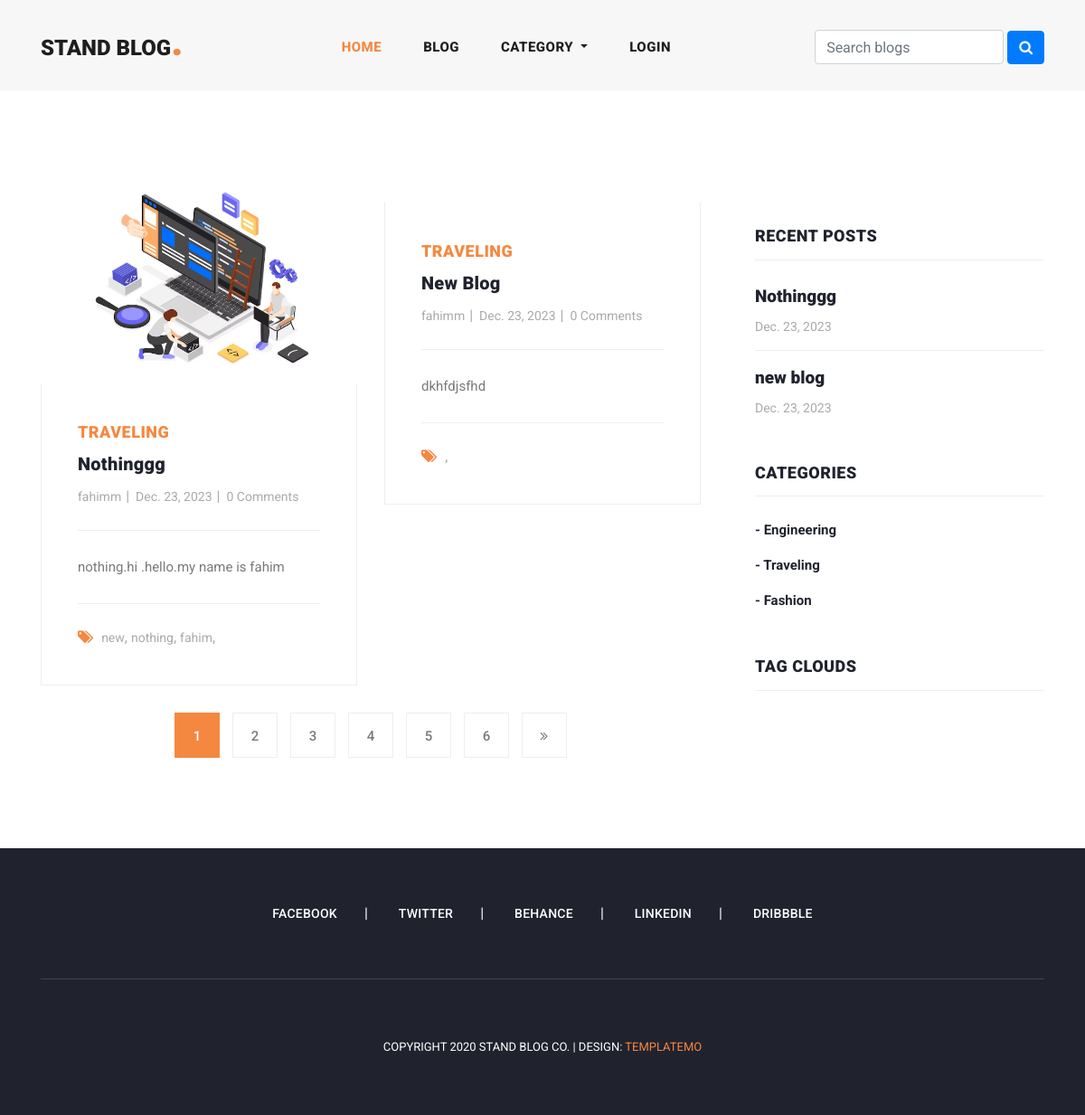
Screenshot of /blogs with the database file from the repository.
### Blog_app/models.py (models this page shows, shortened)
class Blog(models.Model):
    user = models.ForeignKey(User,related_name="user_blogs",on_delete=models.CASCADE)
    category = models.ForeignKey(Category,related_name="category_blogs", on_delete=models.CASCADE)
    tags= models.ManyToManyField(Tag,related_name="tag_blogs",blank=True)
    likes=models.ManyToManyField(User,related_name="user_likes",blank=True)
    title = models.CharField(max_length=50,)
    slug = models.SlugField(null=True,blank=True)
    banner = models.ImageField(upload_to='blog_banners')
    created_date= models.DateField(auto_now_add=True)
    description=models.TextField()

class Category(models.Model):
    title= models.CharField(max_length=50,unique=True)
    slug = models.SlugField(null=True,blank=True)
    created_date= models.DateField(auto_now_add=True)

class Tag(models.Model):
    title= models.CharField(max_length=50,)
    slug = models.SlugField(null=True,blank=True)
    created_date= models.DateField(auto_now_add=True)

### user_profile_app/models.py (models this page shows, shortened)
class User(AbstractUser):
    email = models.EmailField(
        max_length=150,
        unique= True,
        error_messages={
            "unique": "The email must be unique"
        }
    )
    profile_image= models.ImageField(
        null=True,
        blank=True,
        upload_to="profile_images",
    )
    REQUIRED_FIELDS= ["email"]
    objects= CustomUserManager

### Blog_app/views.py (the view)
# urls.py: path('blogs', views.blogs, name='blogs'),
def blogs(request):
    queryset = Blog.objects.order_by('-created_date')
    tags = Tag.objects.order_by('-created_date')
    page= request.GET.get('page',1)
    paginator= Paginator(queryset,2)
    try:
        blogs=paginator.page(page)
    except EmptyPage:
        blogs=paginator.page(1)
    except PageNotAnInteger:
        blogs=paginator.page(1)
        return redirect('blogs')
    context ={
        "blogs":blogs,
        "tags":tags,
        "paginator":paginator
        }
    return render(request,'blogs.html',context)

### Blog_app/context_processors.py (called while the page is built)
def get_all_categories(request):
    categories = Category.objects.all()
    context={"categories":categories}
    return context

### templates/blogs.html (shortened to what this page needs)
{% extends "base.html" %}
{% load static %}
{% block content %}
    <section class="blog-posts grid-system">
      <div class="container">
        <div class="row">
          <div class="col-lg-8">
            <div class="all-blog-posts">
              <div class="row">
                {% for blog in blogs %}
                {% include "blog_card.html" %}
                {% endfor %}
                <div class="col-lg-12">
                  {% include "pagination.html" %}
                </div>
              </div>
            </div>
          </div>
        {% include 'sidebar.html' %}
        </div>
      </div>
    </section>
{% endblock content %}

### templates/blog_card.html
{% load static %}
<div class="col-lg-6">
    <div class="blog-post">
      <div class="blog-thumb">
        <img src="{{blog.banner.url}}" alt="">
      </div>
      <div class="down-content">
        <span>{{blog.category.title}}</span>
        <a href="{% url 'blog_details' blog.slug%}"><h4>{{blog.title}}</h4></a>
        <ul class="post-info">
          <li><a href="#">{{blog.user.username}}</a></li>
          <li><a href="#">{{blog.created_date}}</a></li>
          <li><a href="#">{{blog.blog_comments.all.count}} Comments</a></li>
        </ul>
        <p>{{blog.description|truncatewords:30}}</p>
        <div class="post-options">
          <div class="row">
            <div class="col-lg-12">
              <ul class="post-tags">
                <li><i class="fa fa-tags"></i></li>
                {%if blog.tags.all.count > 0 %}
                {%for tag in blog.tags.all%}
                <li><a href="{% url 'tag_blogs' tag.slug%}">{{tag.title}}</a>,</li>
                {% endfor %}
                {% else %}
                None
                {% endif %}
              </ul>
            </div>
          </div>
        </div>
      </div>
    </div>
  </div>

### templates/sidebar.html (shortened to what this page needs)
<div class="col-lg-4">
    <div class="sidebar">
      <div class="row">
        <div class="col-lg-12">
          <div class="sidebar-item recent-posts">
            <div class="sidebar-heading">
              <h2>Recent Posts</h2>
            </div>
            <div class="content">
              <ul>
                {%for blog in blogs|slice:"4"%}
                <li><a href="{% url 'blog_details' blog.slug%}">
                  <h5>{{blog.title}}</h5>
                  <span>{{blog.created_date}}</span>
                </a></li>
               {% endfor %}
              </ul>
            </div>
          </div>
        </div>
        <div class="col-lg-12">
          <div class="sidebar-item categories">
            <div class="sidebar-heading">
              <h2>Categories</h2>
            </div>
            <div class="content">
              <ul>
                {%for category in categories%}
                <li><a href="{% url 'category_blogs' category.slug %}">- {{category.title}}</a></li>
                {% endfor %}
              </ul>
            </div>
          </div>
        </div>
        <div class="col-lg-12">
          <div class="sidebar-item tags">
            <div class="sidebar-heading">
              <h2>Tag Clouds</h2>
            </div>
          </div>
        </div>
      </div>
    </div>
  </div>

### static/css/templatemo-stand-blog.css (style rules this page uses)
body { font-family: 'Roboto', sans-serif; overflow-x: hidden; text-rendering: optimizeLegibility; -webkit-font-smoothing: antialiased; -moz-osx-font-smoothing: grayscale; }
p { margin-bottom: 0px; font-size: 15px; font-weight: 400; color: #7a7a7a; line-height: 30px; }
a { text-decoration: none!important; }
ul { padding: 0; margin: 0; list-style: none; }
h1,h2,h3,h4,h5,h6 { margin: 0px; }
.blog-posts { margin-top: 100px; }
.blog-posts .blog-post { margin-bottom: 30px; }
.blog-posts .blog-thumb img { width: 100%; overflow: hidden; }
.blog-posts .down-content { padding: 40px; border-right: 1px solid #eee; border-left: 1px solid #eee; border-bottom: 1px solid #eee; }
.blog-posts .down-content span { font-size: 18px; text-transform: uppercase; letter-spacing: 0.5px; font-weight: 900; color: #f48840; }
.blog-posts .down-content h4 { font-size: 24px; text-transform: capitalize; letter-spacing: 0.5px; font-weight: 900; color: #20232e; margin: 10px 0px 12px 0px; }
.blog-posts .down-content ul.post-info li { display: inline-block; margin-right: 8px; }
.blog-posts .down-content ul.post-info li:after { content: '|'; color: #aaa; margin-left: 8px; }
.blog-posts .down-content h4 { font-size: 20px; letter-spacing: 0.25px; }
.grid-system .down-content ul.post-info li { margin-right: 3px; }
.grid-system .down-content ul.post-info li:after { margin-left: 5px; }
.blog-posts .down-content ul.post-info li:last-child::after { display: none; }
.blog-posts .down-content ul.post-info li a { font-size: 14px; color: #aaa; font-weight: 400; transition: all .3s; }
.blog-posts .down-content p { padding: 25px 0px; margin: 25px 0px; border-top: 1px solid #eee; border-bottom: 1px solid #eee; }
.blog-posts .down-content ul.post-tags li, .blog-posts .down-content ul.post-share li { display: inline-block; }
.blog-posts .down-content ul.post-tags li:first-child i, .blog-posts .down-content ul.post-share li:first-child i { color: #f48840; margin-right: 5px; }
.blog-posts .down-content ul.post-tags li, .blog-posts .down-content ul.post-share li { color: #aaa; }
.blog-posts .down-content ul.post-tags li a, .blog-posts .down-content ul.post-share li a { font-size: 14px; color: #aaa; font-weight: 400; transition: all .3s; }
.blog-posts .sidebar-heading h2 { font-size: 18px; text-transform: uppercase; font-weight: 900; letter-spacing: 0.5px; color: #20232e; border-bottom: 1px solid #eee; padding-bottom: 15px; margin-bottom: 25px; }
.sidebar { margin-left: 30px; }
.sidebar .sidebar-item { margin-top: 50px; }
.sidebar .sidebar-heading h2 { font-size: 18px; text-transform: uppercase; font-weight: 900; letter-spacing: 0.5px; color: #20232e; border-bottom: 1px solid #eee; padding-bottom: 15px; margin-bottom: 25px; }
.sidebar .recent-posts ul li { margin-bottom: 15px; padding-bottom: 15px; border-bottom: 1px solid #eee; }
.sidebar .recent-posts ul li:last-child { margin-bottom: 0px; padding-bottom: 0px; border-bottom: none; }
.sidebar .recent-posts ul li h5 { font-size: 19px; font-weight: 900; color: #20232e; line-height: 30px; transition: all 0.3s; }
.sidebar .recent-posts ul li span { display: block; font-size: 14px; color: #aaa; margin-top: 8px; }
.sidebar .categories ul li { margin-bottom: 15px; }
.sidebar .categories ul li:last-child { margin-bottom: 0px; }
.sidebar .categories ul li a { font-size: 15px; font-weight: 700; color: #20232e; transition: all .3s; }

### rows the page displays
Blog: banner (picture), category "TRAVELING", title "Nothinggg", user.username "fahimm", created_date "Dec. 23, 2023", blog_comments.all.count "0", description "nothing.hi .hello.my name is fahim"
Tag: title "new"
Tag: title "nothing"
Tag: title "fahim"
Blog: category "TRAVELING", title "New Blog", user.username "fahimm", created_date "Dec. 23, 2023", blog_comments.all.count "0", description "dkhfdjsfhd", title "new blog"
Category: title "Engineering"
Category: title "Traveling"
Category: title "Fashion"

### other values shown
{{ page }} "1"
{{ page }} "2" "3" "4" "5" "6"
